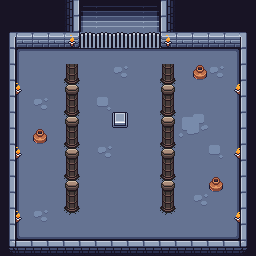

Tiled map render using the project's own tile images. Description and the whole map definition, tile-layer contents included, below:
An orthogonal 16x16 tile map with 16x16 px tiles, 3 tile layers (floor, walls, decoration), 6 tilesets and 3 objects (exit, chest, spawn).

<map version="1.10" tiledversion="1.12.1" orientation="orthogonal" renderorder="right-down" width="16" height="16" tilewidth="16" tileheight="16" infinite="0" nextlayerid="5" nextobjectid="4">
 <tileset firstgid="1" source="dg_set_1.tsx" />
 <tileset firstgid="561" source="vase_shine_anim.tsx" />
 <tileset firstgid="577" source="torch_default_tileset.tsx" />
 <tileset firstgid="585" source="torch_left_tileset.tsx" />
 <tileset firstgid="593" source="torch_right_tileset.tsx" />
 <tileset firstgid="601" source="decoration.tsx" />
 <layer id="1" name="floor" width="16" height="16">
  <data encoding="csv">
98,98,98,98,98,98,98,98,98,98,98,98,98,98,98,98,
98,98,98,98,98,98,98,98,98,98,98,98,98,98,98,98,
98,98,98,98,98,98,98,98,98,98,98,98,98,98,98,98,
98,98,98,98,98,98,98,98,98,98,98,98,98,98,98,98,
98,226,98,98,98,98,98,98,98,98,98,98,98,98,228,98,
98,226,98,98,98,98,98,98,98,98,98,98,98,98,228,98,
98,226,98,98,98,98,98,98,98,98,98,98,98,98,228,98,
98,226,98,98,98,98,98,98,98,98,98,98,98,98,228,98,
98,226,98,98,98,98,98,98,98,98,98,98,98,98,228,98,
98,226,98,98,98,98,98,98,98,98,98,98,98,98,228,98,
98,226,98,98,98,98,98,98,98,98,98,98,98,98,228,98,
98,226,98,98,98,98,98,98,98,98,98,98,98,98,228,98,
98,226,98,98,98,98,98,98,98,98,98,98,98,98,228,98,
98,226,98,98,98,98,98,98,98,98,98,98,98,98,228,98,
98,98,98,98,98,98,98,98,98,98,98,98,98,98,98,98,
98,98,98,98,98,98,98,98,98,98,98,98,98,98,98,98
</data>
 </layer>
 <layer id="2" name="walls" width="16" height="16">
  <data encoding="csv">
266,266,266,266,266,22,23,24,25,26,266,266,266,266,266,266,
266,266,266,266,266,50,51,52,53,54,266,266,266,266,266,266,
240,290,290,290,296,454,454,454,454,454,293,259,259,259,259,265,
268,0,0,0,0,0,0,0,0,0,0,0,0,0,0,237,
268,0,0,0,0,0,0,0,0,0,0,0,0,0,0,237,
268,0,0,0,622,0,0,0,0,0,622,0,0,0,0,237,
268,0,0,0,0,0,0,0,0,0,0,0,0,0,0,237,
268,0,0,0,622,0,0,0,0,0,622,0,0,0,0,237,
268,0,0,0,0,0,0,0,0,0,0,0,0,0,0,237,
268,0,0,0,622,0,0,0,0,0,622,0,0,0,0,237,
268,0,0,0,0,0,0,0,0,0,0,0,0,0,0,237,
268,0,0,0,622,0,0,0,0,0,622,0,0,0,0,237,
268,0,0,0,0,0,0,0,0,0,0,0,0,0,0,237,
268,0,0,0,622,0,0,0,0,0,622,0,0,0,0,237,
268,0,0,0,0,0,0,0,0,0,0,0,0,0,0,237,
235,206,206,206,206,206,206,206,206,206,206,206,206,206,206,234
</data>
 </layer>
 <layer id="3" name="decoration" width="16" height="16">
  <data encoding="csv">
0,0,0,0,2684354763,0,0,0,0,0,1610612939,0,0,0,0,0,
0,0,0,0,2684354763,0,0,0,0,0,1610612939,0,0,0,0,0,
0,0,0,0,577,0,0,0,0,0,577,0,0,0,0,0,
0,198,199,199,199,199,199,199,199,199,199,199,199,199,200,0,
0,226,0,0,0,0,0,376,0,0,0,0,561,376,228,0,
0,585,0,0,0,0,0,0,0,0,0,0,0,0,593,0,
0,226,376,0,0,0,349,0,0,0,0,0,0,0,228,0,
0,226,0,0,0,0,0,244,0,0,0,350,351,0,228,0,
0,226,561,0,0,0,0,0,0,0,0,378,379,0,228,0,
0,585,0,0,0,0,376,0,0,0,0,0,0,349,593,0,
0,226,0,0,0,0,0,0,0,0,0,0,0,0,228,0,
0,226,0,0,0,0,0,0,0,0,0,0,0,561,228,0,
0,226,0,0,0,0,0,0,0,0,0,0,376,0,228,0,
0,585,376,0,0,0,0,0,0,0,0,0,0,0,593,0,
0,1073742022,1073742023,1073742023,1073742023,1073742023,1073742023,1073742023,1073742023,1073742023,1073742023,1073742023,1073742023,1073742023,1073742024,0,
0,0,0,0,0,0,0,0,0,0,0,0,0,0,0,0
</data>
 </layer>
 <objectgroup id="4" name="entities">
  <object id="1" name="exit" type="exit" x="112" y="32">
   <point />
  </object>
  <object id="2" name="chest" type="chest" x="112" y="112">
   <point />
  </object>
  <object id="3" name="spawn" type="spawn" x="112" y="208">
   <point />
  </object>
 </objectgroup>
</map>
